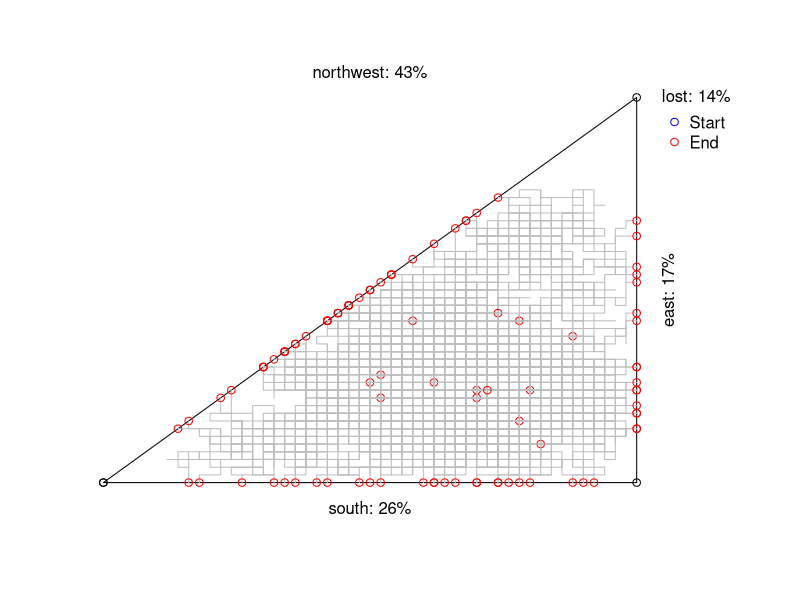

Write the R code that produced this figure.
## this is a monte carlo simulation to predict exit preferences
## author: amy le
## date: may 11, 2017

### notes
## using a normal distribution for intial positions
## using a bimodal nonsymmetric distribution for navigation

### set parameters
## trials = number of paths per person
t <- 10

## number of people in the simulation
p <- 10

## grid size
g <- 50

## shape; s = square and t = triangle
shape <- "t"

## simulation time; number of allowed steps
nsteps <- round(10*g)

## navigation parameters
mu1 <- log(1)   
mu2 <- log(50)
sig1 <- log(3)
sig2 <- log(3)
cpct <- 0.4   

## helper functions
defExits <- function(shape){
    if(shape == "s"){
        ctr <- data.frame(north=0, south=0, east=0, west=0)
    }else if(shape == "t"){
        ctr <- data.frame(south=0, east=0, northwest=0)
    }else{}
    ctr
}

rbimodal <- function (n, cpct, mu1, mu2, sig1, sig2) {
  y0 <- rlnorm(n, mean=mu1, sd = sig1)
  y1 <- rlnorm(n, mean=mu2, sd = sig2)

  flag <- rbinom(n, size=1, prob=cpct)
  y <- log(y0*(1 - flag) + y1*flag)
}
## bimodalData <- rbimodal(n=10000, cpct, mu1, mu2, sig1, sig2)
## hist(bimodalData)

## return TRUE if current position is in the grid, else FALSE
inGrid <- function(xc, yc, shape, g){
    r <- TRUE
    if(shape == "s"){
        if(xc >= g | yc >= g | xc <= 0 | yc <= 0){
            r <- FALSE
        }
    }else if(shape == "t"){
        if(yc >= xc | xc >= g | yc <= 0){
            r <- FALSE
        }
    }
    else{
        r <- FALSE
    }
    r
}

## pedestrian initial positions
## they start somewhere in the middle (mostly)
initPos <- function(p, g, shape){
    if(shape == "s"){
        x0 <- abs(round(rnorm(p, g/2, g/4)))
        y0 <- abs(round(rnorm(p, g/2, g/4)))
        xy0 <- data.frame(x0, y0)

        ## check positions are within bounds of event and adjust 
        xy0[xy0$x0 >= g, 1] <- xy0[xy0$x0 >= g, 1] - g # west
        xy0[xy0$y0 >= g, 2] <- xy0[xy0$y0 >= g, 2] - g # north
        xy0[xy0$x0 == 0, 1] <- round(g/2) # south
        xy0[xy0$y0 == 0, 2] <- round(g/2) # east

    }else if (shape == "t"){
        ## set side lenghts
        a <- g # opposite of (x1,y1)
        b <- g # opposite of (x2,y2)
        c <- sqrt(a^2 + b^2) # opposite of (x3,y3)

        ## vertices
        x <- c(0, g, g)
        y <- c(0, g, 0)
        
        ## find incenter of right t
        xi <- (a*x[1] + b*x[2] + c*x[3])/(a + b + c)
        yi <- (a+y[1] + b*y[2] + c*y[3])/(a + b + c)

        ## use inradius as the std deviation
        ri <- 0.5*(a + b - c)

        x0 <- abs(round(rnorm(p, xi, ri)))
        y0 <- abs(round(rnorm(p, yi, ri)))
        xy0 <- data.frame(x0, y0)
        
        ## check positions are within bounds of event and adjust 
        xy0[xy0$x0 >= g, 1] <- round(xi) # east
        xy0[xy0$y0 == 0, 2] <- round(yi) # south
        xy0[xy0$y0 >= xy0$x0, 1] <- round(xi) # northwest
        xy0[xy0$y0 >= xy0$x0, 2] <- round(yi) # northwest

    }else{
        x0 <- seq(0,g,1)
        y0 <- x0
        xy0 <- data.frame(x0, y0)

    }
    xy0
}

checkExit <- function(xc, yc, shape, ctr){
    if(shape == "s") {
        if(xc == g){
            ctr['east'] <- ctr['east'] + 1
        }else if(yc == 0){
            ctr['south'] <- ctr['south'] + 1
        }else if(yc == g){
            ctr['north'] <- ctr['north'] + 1
        }else if(xc == 0){
            ctr['west'] <- ctr['west'] + 1
        }else{}
        
    }else if (shape == "t"){
        if(xc == g){
            ctr['east'] <- ctr['east'] + 1
        }else if(yc == 0){
            ctr['south'] <- ctr['south'] + 1
        }else if(xc == yc) {
            ctr['northwest'] <- ctr['northwest'] + 1
        }else{}
    }
    ctr
}

simPath <- function(j, xy, shape){
    xc <- xy[1]
    yc <- xy[2]
    curstep <- 0
    h <- data.frame(x=xc, y=yc)
    while(curstep < nsteps & inGrid(xc, yc, shape, g)){
        ## choose a direction
        d <- round(100*rbimodal(1, cpct, mu1, mu2, sig1, sig2)) %% 4
        if(d == 1){ # north
            yc <- yc + 1
        }else if (d == 2){ # south
            yc <- yc - 1
        }else if (d == 3){ # east
            xc <- xc + 1
        }else{ #d == 0 (west)
            xc <- xc - 1
        }
        curstep <- curstep + 1
        h <- rbind(h,c(xc,yc))
    }
    lines(h,col="gray")
    points(tail(h,1),col="red")
    ctr <- checkExit(xc, yc, shape, ctr)
}

simPosition <- function(xy, ctr, shape){
    output <- apply(matrix(1:t), 1, function(j) simPath(j, xy, shape))
    tc <- sapply(names(ctr), function(q) {
        dc <- lapply(output, `[[`, q)
        Reduce('+', dc)/t}
        )
    tc
}

plotEvent <- function(xy, shape, g){
    if(shape == "s"){
        v <- data.frame(x=c(0,0,g,g,0), y=c(0,g,g,0,0))
    }else if(shape == "t"){
        v <- data.frame(x=c(0,g,g,0), y=c(0,g,0,0))
    }
    par(oma=c(0, 0, 0, 5))
    ##plot(xy,col="blue",pch=15,xlim=c(0,g),ylim=c(0,g), frame.plot=FALSE, axes=FALSE, ylab='', xlab='')
    plot(v,lty=1,xlim=c(0,g),ylim=c(0,g), frame.plot=FALSE, axes=FALSE, ylab='', xlab='')
    lines(v)
}

plotProb <- function(posHistory, shape){
    exitPref <- apply(posHistory, 1, mean)
    lost <- 100*(1-sum(exitPref))
    exitPref <- 100*exitPref
    legend(par('usr')[2], par('usr')[4], bty='n', xpd=NA,
           title=sprintf("lost: %1.0f%%", lost),
           c("Start", "End"), pch=c(1, 1), col=c('blue','red'))

    if(shape == "s"){
        mtext(sprintf("north: %1.0f%%",exitPref['north']), side = 3)
        mtext(sprintf("south: %1.0f%%",exitPref['south']), side = 1)
        mtext(sprintf("east: %1.0f%%",exitPref['east']), side = 4)
        mtext(sprintf("west: %1.0f%%",exitPref['west']), side = 2)
    }else if(shape == "t"){
        mtext(sprintf("northwest: %1.0f%%",exitPref['northwest']), side = 3)
        mtext(sprintf("south: %1.0f%%",exitPref['south']), side = 1)
        mtext(sprintf("east: %1.0f%%",exitPref['east']), side = 4)
    }
}


## begin simulation
## for each p, simulate t runs
## set the counter
ctr <- defExits(shape)
xy0 <- initPos(p, g, shape)
xy00 <- xy0[1:2,]

plotEvent(xy0, shape, g)
posHistory <- apply(xy0, 1, function(k) simPosition(k, ctr, shape))
plotProb(posHistory, shape)


